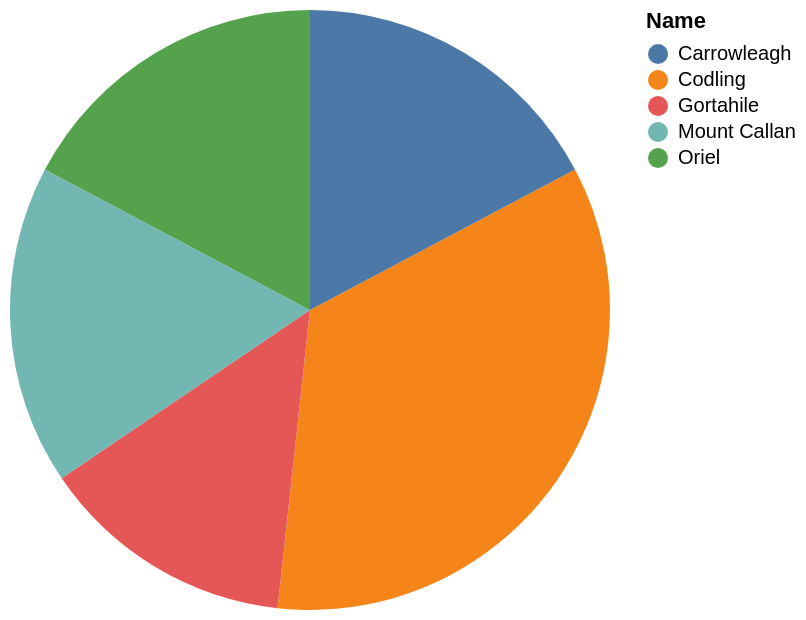

Source (Vega-Lite JSON):
### Vega-Lite specification from a JSON file in a GitHub repository (floating-point values rounded to 4 significant figures)
{"data": {"values": [{"x_data": "Codling", "y_data": 10}, {"x_data": "Carrowleagh", "y_data": 5}, {"x_data": "Gortahile", "y_data": 4}, {"x_data": "Mount Callan", "y_data": 5}, {"x_data": "Oriel", "y_data": 5}]}, "mark": "arc", "encoding": {"theta": {"field": "y_data", "type": "quantitative", "title": "sum(T1.show_times_per_day)"}, "color": {"field": "x_data", "type": "nominal", "title": "Name"}}}
